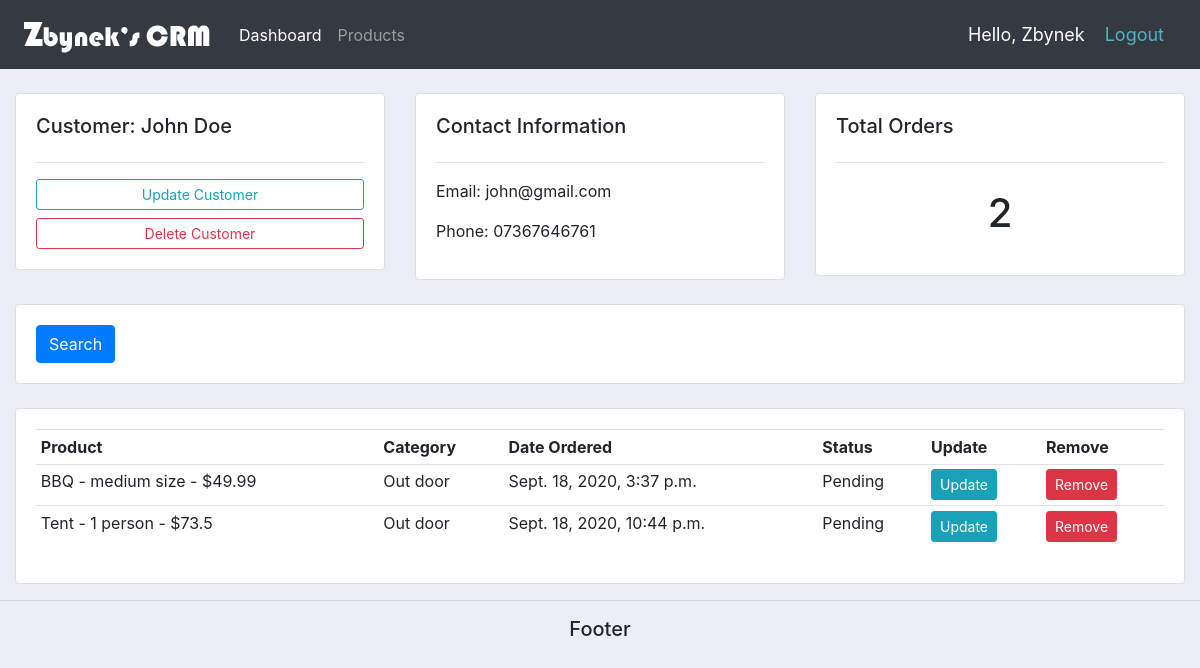
The app's page /customer/1 (signed in), older data.
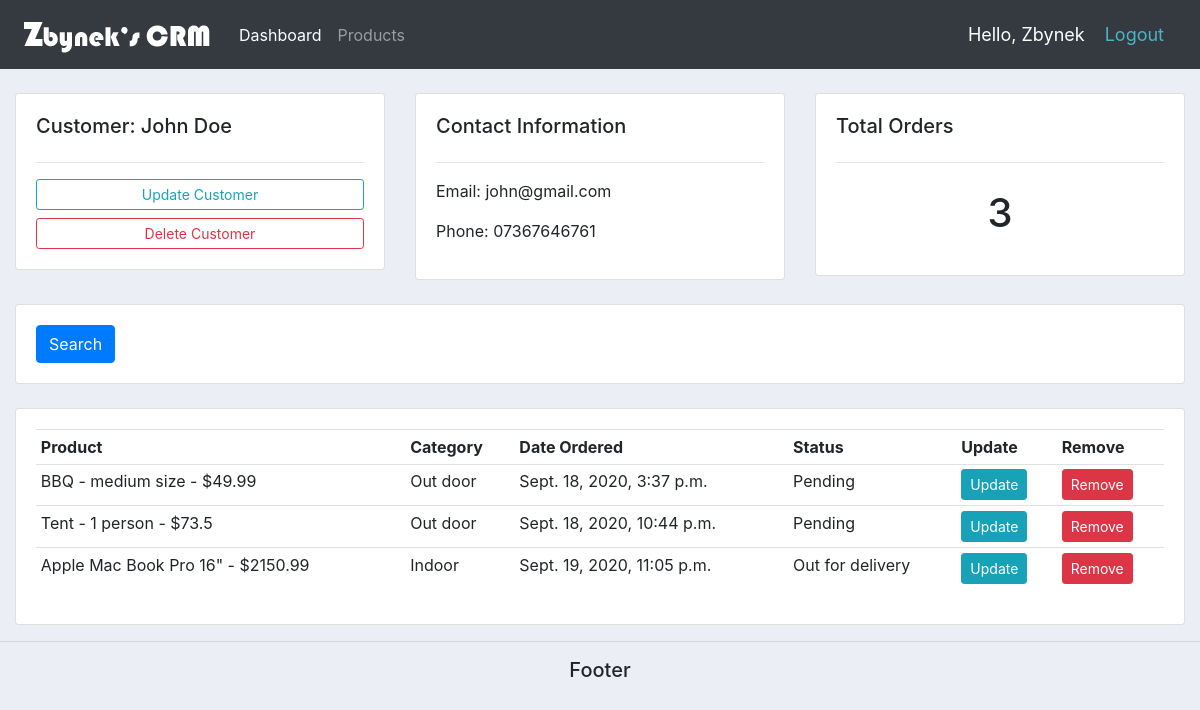
The same page, newer data.
### accounts/models.py (models this page shows, shortened)
class Customer(models.Model):
    name = models.CharField(max_length=200, null=True)
    phone = models.CharField(max_length=200, null=True)
    email = models.CharField(max_length=200, null=True)
    date_created = models.DateTimeField(auto_now_add=True)

class Order(models.Model):
    STATUS = (
        ('Pending', 'Pending'),
        ('Out for delivery', 'Out for delivery'),
        ('Delivered', 'Delivered'),
    )
    customer = models.ForeignKey(Customer, null=True, on_delete=models.SET_NULL)
    product = models.ForeignKey(Product, null=True, on_delete=models.SET_NULL)
    date_created = models.DateTimeField(auto_now_add=True)
    status = models.CharField(max_length=32, null=True, choices=STATUS)

class Product(models.Model):
    CATEGORY = (
        ('Indoor', 'Indoor'),
        ('Out door', 'Out door'),
    )
    name = models.CharField(max_length=200, null=True)
    price = models.FloatField(null=True)
    category = models.CharField(max_length=200, null=True, choices=CATEGORY)
    description = models.CharField(max_length=500, null=True)
    date_created = models.DateTimeField(auto_now_add=True)
    tag = models.ManyToManyField(Tag)
    def __str__(self):
        return f'{self.name} - ${self.price}'

### accounts/views.py (the view)
# urls.py: path('customer/<str:customer_id>', views.customer, name='customer'),
@login_required(login_url='login')
def customer(request, customer_id):
    customer = Customer.objects.get(id=customer_id)
    orders = customer.order_set.all()
    total_orders = orders.count()
    context = {'customer': customer, 'orders': orders, 'total_orders': total_orders}
    return render(request, 'accounts/customer.html', context)

### accounts/templates/accounts/customer.html
{% extends 'accounts/main.html' %}
{% block content %}
<br>
<div class="row">
	<div class="col-md">
		<div class="card card-body">
			<h5>Customer: {{ customer.name }}</h5>
			<hr>
			<a class="btn btn-outline-info  btn-sm btn-block" href="">Update Customer</a>
			<a class="btn btn-outline-danger  btn-sm btn-block" href="">Delete Customer</a>
		</div>
	</div>
	<div class="col-md">
		<div class="card card-body">
			<h5>Contact Information</h5>
			<hr>
			<p>Email: {{ customer.email }}</p>
			<p>Phone: {{ customer.phone }}</p>
		</div>
	</div>
	<div class="col-md">
		<div class="card card-body">
			<h5>Total Orders</h5>
			<hr>
			<h1 style="text-align: center;padding: 10px">{{ total_orders }}</h1>
		</div>
	</div>
</div>
<br>
<div class="row">
	<div class="col">
		<div class="card card-body">
			<form method="get">
		    <button class="btn btn-primary" type="submit">Search</button>
		  </form>
		</div>
	</div>
</div>
<br>
<div class="row">
	<div class="col-md">
		<div class="card card-body">
			<table class="table table-sm">
				<tr>
					<th>Product</th>
					<th>Category</th>
					<th>Date Ordered</th>
					<th>Status</th>
					<th>Update</th>
					<th>Remove</th>
				</tr>
				{% for order in orders %}
					 <tr>
                        <td>{{ order.product }}</td>
						<td>{{ order.product.category }}</td>
                        <td>{{ order.date_created }}</td>
                        <td>{{ order.status }}</td>
                        <td><a class="btn btn-sm btn-info" href="{% url 'update_order' order.id %}">Update</a></td>
                        <td><a class="btn btn-sm btn-danger" href="{% url 'delete_order' order.id %}">Remove</a></td>
                    </tr>
				{% endfor %}
			</table>
		</div>
	</div>
</div>
{% endblock %}

### accounts/templates/accounts/main.html (shortened to what this page needs)
{% load static %}
<!doctype html>
<html lang="en">
  <head>
    <link rel="stylesheet" href="https://stackpath.bootstrapcdn.com/bootstrap/4.4.1/css/bootstrap.min.css">
    <link rel="stylesheet" href="{% static '/css/main.css' %}">
  </head>
  <body>
    {% include 'accounts/navbar.html' %}
    <div class="container-fluid">
    {% block content %}{% endblock %}
    </div>
    <hr>
    <h5 style="text-align: center;">Footer</h5>
  </body>
</html>

### accounts/templates/accounts/navbar.html (shortened to what this page needs)
{% load static %}
<nav class="navbar navbar-expand-lg navbar-dark bg-dark">
  <a class="navbar-brand" href="{% url 'home' %}"><img src="{% static 'images/logo.png'%}" alt=""></a>
  <div class="collapse navbar-collapse" id="navbarNav">
    <ul class="navbar-nav">
      <li class="nav-item active">
        <a class="nav-link" href="{% url 'home' %}">Dashboard</a>
      </li>
      <li class="nav-item">
        <a class="nav-link" href="{% url 'products' %}">Products</a>
      </li>
    </ul>
  </div>
    <span class="hello-msg">Hello, {{ request.user.first_name }}</span>
    <span class="hello-msg"><a href="{% url 'logout' %}">Logout</a></span>
</nav>

### accounts/static/css/main.css (style rules this page uses)
body { background-color: #ebeff5; }

### accounts/templates/accounts/navbar.html (style rules this page uses)
.hello-msg { font-size: 18px; color: #ffffff; margin-right: 20px; }
.hello-msg a { color: #4cb4c7; }

Row changes from the older to the newer data that the page shows:
added Order: product "Apple Mac Book Pro 16\" - $2150.99", product.category "Indoor", date_created "Sept. 19, 2020, 11:05 p.m.", status "Out for delivery"
Text that changed along with them:
{{ total_orders }}: "2" → "3"
